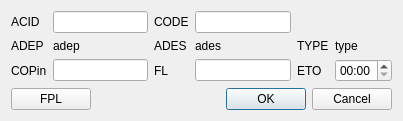
<?xml version="1.0" encoding="UTF-8"?>
<ui version="4.0">
 <class>ACTDialogARR</class>
 <widget class="QDialog" name="ACTDialogARR">
  <property name="geometry">
   <rect>
    <x>0</x>
    <y>0</y>
    <width>403</width>
    <height>116</height>
   </rect>
  </property>
  <property name="windowTitle">
   <string>ACT</string>
  </property>
  <layout class="QVBoxLayout" name="verticalLayout">
   <item>
    <layout class="QGridLayout" name="gridLayout">
     <item row="0" column="0">
      <widget class="QLabel" name="label">
       <property name="text">
        <string>ACID</string>
       </property>
      </widget>
     </item>
     <item row="0" column="1">
      <widget class="QLineEdit" name="editACID">
       <property name="minimumSize">
        <size>
         <width>70</width>
         <height>0</height>
        </size>
       </property>
      </widget>
     </item>
     <item row="0" column="2">
      <widget class="QLabel" name="label_2">
       <property name="text">
        <string>CODE</string>
       </property>
      </widget>
     </item>
     <item row="0" column="3">
      <widget class="QLineEdit" name="editCODE">
       <property name="minimumSize">
        <size>
         <width>40</width>
         <height>0</height>
        </size>
       </property>
      </widget>
     </item>
     <item row="1" column="0">
      <widget class="QLabel" name="label_6">
       <property name="text">
        <string>ADEP</string>
       </property>
      </widget>
     </item>
     <item row="1" column="1">
      <widget class="QLabel" name="labelADEP">
       <property name="text">
        <string>adep</string>
       </property>
      </widget>
     </item>
     <item row="1" column="2">
      <widget class="QLabel" name="label_7">
       <property name="text">
        <string>ADES</string>
       </property>
      </widget>
     </item>
     <item row="1" column="3">
      <widget class="QLabel" name="labelADES">
       <property name="text">
        <string>ades</string>
       </property>
      </widget>
     </item>
     <item row="1" column="4">
      <widget class="QLabel" name="label_4">
       <property name="text">
        <string>TYPE</string>
       </property>
      </widget>
     </item>
     <item row="1" column="5">
      <widget class="QLabel" name="labelTYPE">
       <property name="minimumSize">
        <size>
         <width>40</width>
         <height>0</height>
        </size>
       </property>
       <property name="text">
        <string>type</string>
       </property>
      </widget>
     </item>
     <item row="2" column="0">
      <widget class="QLabel" name="labelCOPin">
       <property name="text">
        <string>COPin</string>
       </property>
      </widget>
     </item>
     <item row="2" column="1">
      <widget class="QLineEdit" name="editCOPin"/>
     </item>
     <item row="2" column="2">
      <widget class="QLabel" name="label_5">
       <property name="text">
        <string>FL</string>
       </property>
      </widget>
     </item>
     <item row="2" column="3">
      <widget class="QLineEdit" name="editFL"/>
     </item>
     <item row="2" column="4">
      <widget class="QLabel" name="label_3">
       <property name="text">
        <string>ETO</string>
       </property>
      </widget>
     </item>
     <item row="2" column="5">
      <widget class="QTimeEdit" name="timeETO">
       <property name="displayFormat">
        <string notr="true">hh:mm</string>
       </property>
      </widget>
     </item>
    </layout>
   </item>
   <item>
    <layout class="QHBoxLayout" name="horizontalLayout">
     <item>
      <widget class="QPushButton" name="pushButtonFPL">
       <property name="text">
        <string>FPL</string>
       </property>
      </widget>
     </item>
     <item>
      <spacer name="horizontalSpacer">
       <property name="orientation">
        <enum>Qt::Horizontal</enum>
       </property>
       <property name="sizeHint" stdset="0">
        <size>
         <width>40</width>
         <height>20</height>
        </size>
       </property>
      </spacer>
     </item>
     <item>
      <widget class="QDialogButtonBox" name="buttonBox">
       <property name="orientation">
        <enum>Qt::Horizontal</enum>
       </property>
       <property name="standardButtons">
        <set>QDialogButtonBox::Cancel|QDialogButtonBox::Ok</set>
       </property>
      </widget>
     </item>
    </layout>
   </item>
  </layout>
 </widget>
 <tabstops>
  <tabstop>editACID</tabstop>
  <tabstop>editCODE</tabstop>
  <tabstop>editCOPin</tabstop>
  <tabstop>editFL</tabstop>
  <tabstop>timeETO</tabstop>
  <tabstop>buttonBox</tabstop>
 </tabstops>
 <resources/>
 <connections>
  <connection>
   <sender>buttonBox</sender>
   <signal>accepted()</signal>
   <receiver>ACTDialogARR</receiver>
   <slot>accept()</slot>
   <hints>
    <hint type="sourcelabel">
     <x>248</x>
     <y>254</y>
    </hint>
    <hint type="destinationlabel">
     <x>157</x>
     <y>274</y>
    </hint>
   </hints>
  </connection>
  <connection>
   <sender>buttonBox</sender>
   <signal>rejected()</signal>
   <receiver>ACTDialogARR</receiver>
   <slot>reject()</slot>
   <hints>
    <hint type="sourcelabel">
     <x>316</x>
     <y>260</y>
    </hint>
    <hint type="destinationlabel">
     <x>286</x>
     <y>274</y>
    </hint>
   </hints>
  </connection>
 </connections>
</ui>
